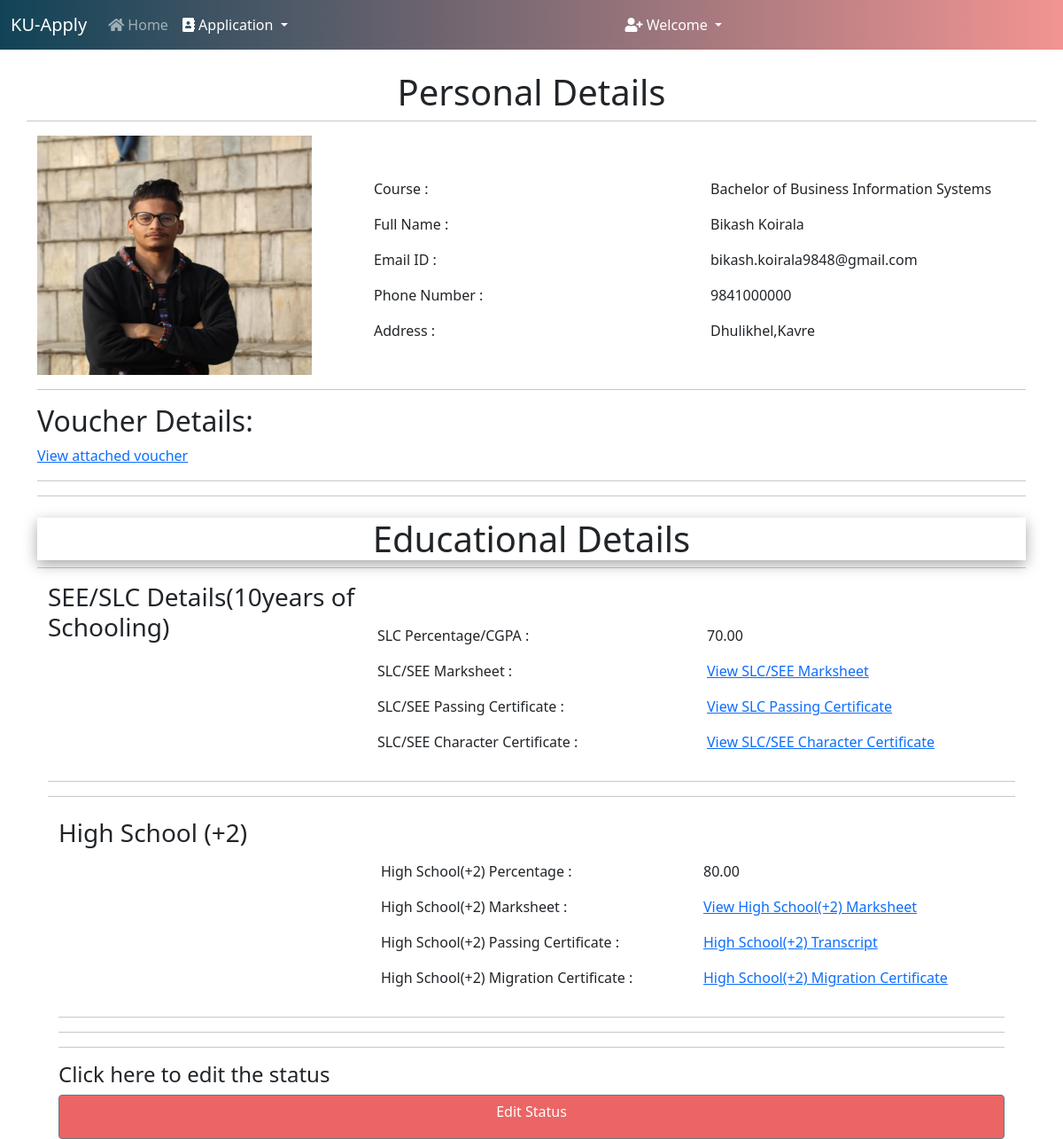
Screenshot of /student_application/10/ (signed in) with the database file from the repository.
### college/models.py (models this page shows, shortened)
class Application(models.Model):
    COURSES = (
    ('Bachelor of Business Information Systems', 'Bachelor of Business Information Systems'),
    ('Bachelor of Business Adminstration', 'Bachelor of Business Adminstration'),
    )
    STATUS = (
        ('Approved', 'Approved'),
        ('Pending', 'Pending'),
        ('Rejected', 'Rejected'),
    )
    user = models.OneToOneField(User, on_delete=models.CASCADE, blank=True, null=True)
    course = models.CharField(max_length=100, choices= COURSES)
    name = models.CharField(max_length=200)
    email = models.CharField(max_length=200)
    phone_no = models.CharField(max_length=200)
    address = models.TextField(max_length=200)
    student_profile = models.ImageField(upload_to="images")
    voucher = models.ImageField(upload_to="images", null=True)
    SLC_passing_certificate = models.ImageField(upload_to="images", null=True)
    SLC_percentage = models.DecimalField(max_digits=4, decimal_places=2, null=True)
    SLC_marksheet = models.ImageField(upload_to="images", null=True)
    SLC_passing_certificate = models.ImageField(upload_to="images", null=True)
    SLC_leaving_certificate = models.ImageField(upload_to="images", null=True)
    high_percentage = models.DecimalField(max_digits=4, decimal_places=2, null=True)
    high_marksheet = models.ImageField(upload_to="images", null=True)
    high_passing_certificate = models.ImageField(upload_to="images", null=True)
    high_leaving_certificate = models.ImageField(upload_to="images", null=True)
    Application_Status = models.TextField(max_length=100, choices=STATUS, default="Pending")
    message = models.TextField(max_length=100, default="", null=True, blank=True)

### college/views.py (the view)
# urls.py: path("student_application/<int:myid>/", views.student_application, name="student_application"),
def student_application(request, myid):
    if not request.user.is_superuser:
        return redirect("/login")
    application = Application.objects.filter(id=myid)
    return render(request, "student_application.html", {'application':application[0]})

### college/templates/student_application.html (shortened to what this page needs)
{% extends 'admin.html' %}
{% block body %}
<div class="container mt-4">
    <div class="row">
        <h1 style="text-align: center;">Personal Details</h1>
            <hr>
        <div class="col-md-4">
            <div class="profile-img">
                <img src="{{application.student_profile.url}}" alt="" width="310px" height="270px">
            </div>
        </div>
        <div class="col-md-8">
            <div class="profile-tab">
                <div class="tab-pane">
                    <br><br>
                    <div class="row">
                        <div class="col-md-6">
                            <label>Course :</label>
                        </div>
                        <div class="col-md-6">
                            <p>{{application.course}}</p>
                        </div>
                    </div>
                    <div class="row">
                        <div class="col-md-6">
                            <label>Full Name :</label>
                        </div>
                        <div class="col-md-6">
                            <p>{{application.name}}</p>
                        </div>
                    </div>
                    <div class="row">
                        <div class="col-md-6">
                            <label>Email ID :</label>
                        </div>
                        <div class="col-md-6">
                            <p>{{application.email}}</p>
                        </div>
                    </div>
                    {% if application.phone_no %}
                    <div class="row">
                        <div class="col-md-6">
                            <label>Phone Number :</label>
                        </div>
                        <div class="col-md-6">
                            <p>{{application.phone_no}}</p>
                        </div>
                    </div>
                    {% endif %}
                    <div class="row">
                        <div class="col-md-6">
                            <label>Address :</label>
                        </div>
                        <div class="col-md-6">
                            <p>{{application.address}}</p>
                        </div>
                    </div>
                </div>
            </div>
        </div>
</div>
<hr>
<h2>Voucher Details: </h2>
<p><a href="{{application.voucher.url}}"> View attached voucher </a></p>
<hr>
<hr>
<div class="container mt-4">
    <div class="row">
        <h1 style="text-align: center; width:100%;
      box-shadow: rgba(0, 0, 0, 0.35) 0px 5px 15px;">Educational Details</h1>
            <hr>
        <div class="col-md-4">
            <div class="profile-img">
                <h3>SEE/SLC Details(10years of Schooling)</h3>
            </div>
        </div>
        <div class="col-md-8">
            <div class="profile-tab">
                <div class="tab-pane">
                    <br><br>
                    <div class="row">
                        <div class="col-md-6">
                            <label>SLC Percentage/CGPA :</label>
                        </div>
                        <div class="col-md-6">
                            <p>{{application.SLC_percentage}}</p>
                        </div>
                    </div>
                    <div class="row">
                        <div class="col-md-6">
                            <label>SLC/SEE Marksheet :</label>
                        </div>
                        <div class="col-md-6">
                            <p><a href="{{application.SLC_marksheet.url}}">View SLC/SEE Marksheet</a></p>
                        </div>
                    </div>
                    <div class="row">
                        <div class="col-md-6">
                            <label>SLC/SEE Passing Certificate :</label>
                        </div>
                        <div class="col-md-6">
                            <p><a href="{{application.SLC_passing_certificate.url}}"> View SLC Passing Certificate</a></p>
                        </div>
                    </div>
                    {% if application.phone_no %}
                    <div class="row">
                        <div class="col-md-6">
                            <label>SLC/SEE Character Certificate :</label>
                        </div>
                        <div class="col-md-6">
                            <p><a href="{{application.SLC_leaving_certificate.url}}">View SLC/SEE Character Certificate</a></p>
                        </div>
                    </div>
                    {% endif %}
                </div>
            </div>
        </div>
</div>
<hr>
<hr>
<div class="container mt-4">
    <div class="row">
        <div class="col-md-4">
            <div class="profile-img">
                <h3>High School (+2)</h3>
            </div>
        </div>
        <div class="col-md-8">
            <div class="profile-tab">
                <div class="tab-pane">
                    <br><br>
                    <div class="row">
                        <div class="col-md-6">
                            <label>High School(+2) Percentage :</label>
                        </div>
                        <div class="col-md-6">
                            <p>{{application.high_percentage}}</p>
                        </div>
                    </div>
                    <div class="row">
                        <div class="col-md-6">
                            <label>High School(+2) Marksheet :</label>
                        </div>
                        <div class="col-md-6">
                            <p><a href="{{application.high_marksheet.url}}">View High School(+2) Marksheet</a></p>
                        </div>
                    </div>
                    <div class="row">
                        <div class="col-md-6">
                            <label>High School(+2) Passing Certificate :</label>
                        </div>
                        <div class="col-md-6">
                            <p><a href="{{application.high_passing_certificate.url}}">High School(+2) Transcript</a></p>
                        </div>
                    </div>
                    {% if application.phone_no %}
                    <div class="row">
                        <div class="col-md-6">
                            <label>High School(+2) Migration Certificate :</label>
                        </div>
                        <div class="col-md-6">
                            <p><a href="{{application.high_leaving_certificate.url}}">High School(+2) Migration Certificate</a></p>
                        </div>
                    </div>
                    {% endif %}
                </div>
            </div>
        </div>
</div>
<hr>
<hr>
<hr>
<h4>Click here to edit the status</h4><a href="/application_status/{{application.id}}/" class="btn btn-secondary"style="width:100%; height: 50px;background-color: rgb(235, 101, 101);">Edit Status</a>
{% endblock %}

### rows the page displays
Application: student_profile (picture), course "Bachelor of Business Information Systems", name "Bikash Koirala", email "bikash.koirala9848@gmail.com", phone_no "9841000000", address "Dhulikhel,Kavre", SLC_percentage "70.00", high_percentage "80.00"
